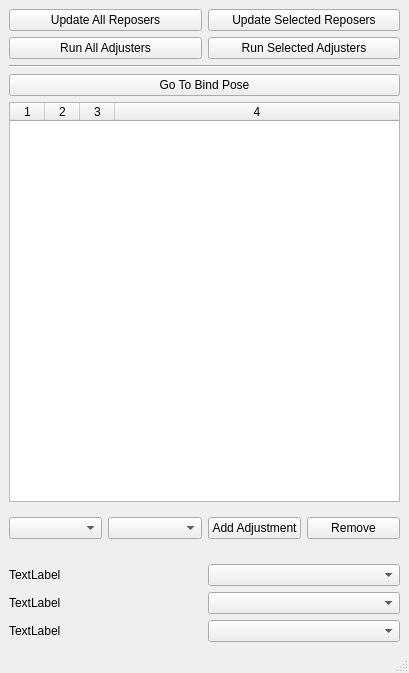
<?xml version="1.0" encoding="UTF-8"?>
<ui version="4.0">
 <class>MainWindow</class>
 <widget class="QMainWindow" name="MainWindow">
  <property name="geometry">
   <rect>
    <x>0</x>
    <y>0</y>
    <width>409</width>
    <height>673</height>
   </rect>
  </property>
  <property name="windowTitle">
   <string>MainWindow</string>
  </property>
  <widget class="QWidget" name="centralwidget">
   <layout class="QVBoxLayout" name="verticalLayout">
    <item>
     <layout class="QHBoxLayout" name="horizontalLayout_2">
      <property name="topMargin">
       <number>0</number>
      </property>
      <item>
       <widget class="QPushButton" name="updateAll">
        <property name="text">
         <string>Update All Reposers</string>
        </property>
       </widget>
      </item>
      <item>
       <widget class="QPushButton" name="updateSelected">
        <property name="text">
         <string>Update Selected Reposers</string>
        </property>
       </widget>
      </item>
     </layout>
    </item>
    <item>
     <layout class="QHBoxLayout" name="horizontalLayout_3">
      <property name="topMargin">
       <number>0</number>
      </property>
      <item>
       <widget class="QPushButton" name="runAll">
        <property name="text">
         <string>Run All Adjusters</string>
        </property>
       </widget>
      </item>
      <item>
       <widget class="QPushButton" name="runSelected">
        <property name="text">
         <string>Run Selected Adjusters</string>
        </property>
       </widget>
      </item>
     </layout>
    </item>
    <item>
     <widget class="Line" name="line_2">
      <property name="orientation">
       <enum>Qt::Horizontal</enum>
      </property>
     </widget>
    </item>
    <item>
     <widget class="QPushButton" name="goToBind">
      <property name="text">
       <string>Go To Bind Pose</string>
      </property>
     </widget>
    </item>
    <item>
     <widget class="QTableWidget" name="aligns">
      <property name="columnCount">
       <number>4</number>
      </property>
      <attribute name="horizontalHeaderDefaultSectionSize">
       <number>35</number>
      </attribute>
      <attribute name="horizontalHeaderStretchLastSection">
       <bool>true</bool>
      </attribute>
      <column/>
      <column/>
      <column/>
      <column/>
     </widget>
    </item>
    <item>
     <widget class="QWidget" name="widget" native="true">
      <layout class="QHBoxLayout" name="horizontalLayout">
       <property name="leftMargin">
        <number>0</number>
       </property>
       <property name="rightMargin">
        <number>0</number>
       </property>
       <item>
        <widget class="QComboBox" name="cardChooser"/>
       </item>
       <item>
        <widget class="QComboBox" name="adjustmentChooser"/>
       </item>
       <item>
        <widget class="QPushButton" name="addAdjustment">
         <property name="text">
          <string>Add Adjustment</string>
         </property>
        </widget>
       </item>
       <item>
        <widget class="QPushButton" name="removeAdjustment">
         <property name="text">
          <string>Remove</string>
         </property>
        </widget>
       </item>
      </layout>
     </widget>
    </item>
    <item>
     <layout class="QGridLayout" name="gridLayout">
      <property name="topMargin">
       <number>10</number>
      </property>
      <item row="0" column="0">
       <widget class="QLabel" name="label0">
        <property name="text">
         <string>TextLabel</string>
        </property>
       </widget>
      </item>
      <item row="1" column="0">
       <widget class="QLabel" name="label1">
        <property name="text">
         <string>TextLabel</string>
        </property>
       </widget>
      </item>
      <item row="0" column="2">
       <widget class="QComboBox" name="input0"/>
      </item>
      <item row="1" column="2">
       <widget class="QComboBox" name="input1"/>
      </item>
      <item row="2" column="0">
       <widget class="QLabel" name="label2">
        <property name="text">
         <string>TextLabel</string>
        </property>
       </widget>
      </item>
      <item row="2" column="2">
       <widget class="QComboBox" name="input2"/>
      </item>
     </layout>
    </item>
   </layout>
  </widget>
  <widget class="QMenuBar" name="menubar">
   <property name="geometry">
    <rect>
     <x>0</x>
     <y>0</y>
     <width>409</width>
     <height>21</height>
    </rect>
   </property>
  </widget>
  <widget class="QStatusBar" name="statusbar"/>
 </widget>
 <resources/>
 <connections/>
</ui>
